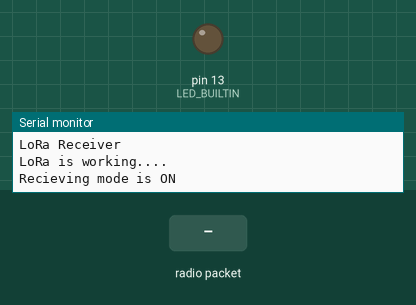
Bench run of a sketch on a simulated Arduino Uno, built with avr-gcc and run on an emulated ATmega328P. Shown: output pins drawn as LEDs (lit = HIGH), the last lines printed to the serial monitor. The test bench sets the inputs (shaded band). No radio packets arrive unless stated.

Above: at 3.7 s.
3.8 s: radio packet "1" arrives
At 5.9 s:
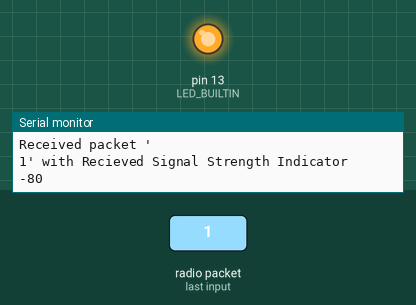
6.8 s: radio packet "0" arrives
At 9.6 s:
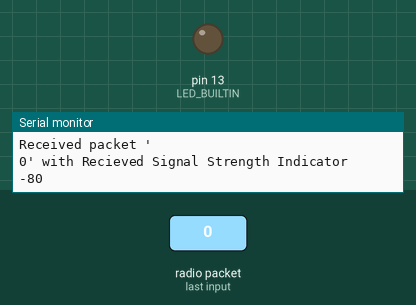
9.8 s: radio packet "2" arrives
At 11.9 s:
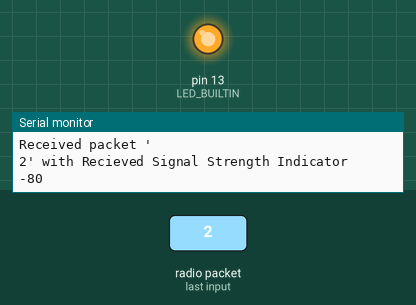
Timing chart, 0 to 13.5 s (numbered marks = the images above; inputs shaded):
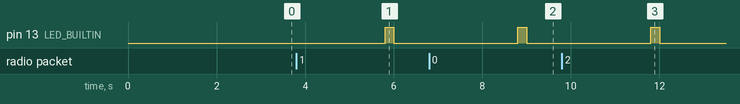

The sketch:

lora_frequency_change_receiver.ino
```cpp
//LoRA Reciever

#include <SPI.h>
#include <LoRa.h>

//array of frequencies valid for the application to change
long int frequencies[5] = {433000000, 12100000, 189000000,362000000,567000000};
//controls the current frequency index in the array
int indexFreq = 1;


void changeFrequency()
{
  if (!LoRa.begin(frequencies[indexFreq]))
  {
    //display.drawString(0, 0, "Starting LoRa failed!");
    //display.display();
    Serial.println("Starting LoRa failed!");
    while (1);
  }
  LoRa.enableCrc();
  digitalWrite(13, LOW); //turns off the frequency change indicator LED
}


void setup() {
  pinMode(LED_BUILTIN,OUTPUT);
  Serial.begin(9600);
  while (!Serial);


  Serial.println("LoRa Receiver");
  delay(2500);


  if (!LoRa.begin(433E6)) {
  Serial.println("Starting LoRa failed!");

    while (1);

  }
  Serial.println("LoRa is working....");
  Serial.println("Recieving mode is ON");


}

bool frequency_changed=false;
void loop() {

  if(!frequency_changed)
  {
    changeFrequency();
    frequency_changed=true;
  }

  int packetSize = LoRa.parsePacket();
  if (packetSize) {

    Serial.println("Received packet '");


    while (LoRa.available())
    {
      Serial.print((char)LoRa.read());
    }

    Serial.println("' with Recieved Signal Strength Indicator ");
    Serial.println(LoRa.packetRssi());
    delay(2000);

  digitalWrite(LED_BUILTIN,HIGH);
  delay(200);
  digitalWrite(LED_BUILTIN,LOW);
  }
}
```

Measured:
- after the input at 3.8 s, pin 13 (LED_BUILTIN): LOW → HIGH after 2.0 s, → LOW 0.20 s later
- after the input at 6.8 s, pin 13 (LED_BUILTIN): LOW → HIGH after 2.0 s, → LOW 0.20 s later
- after the input at 9.8 s, pin 13 (LED_BUILTIN): LOW → HIGH after 2.0 s, → LOW 0.20 s later
